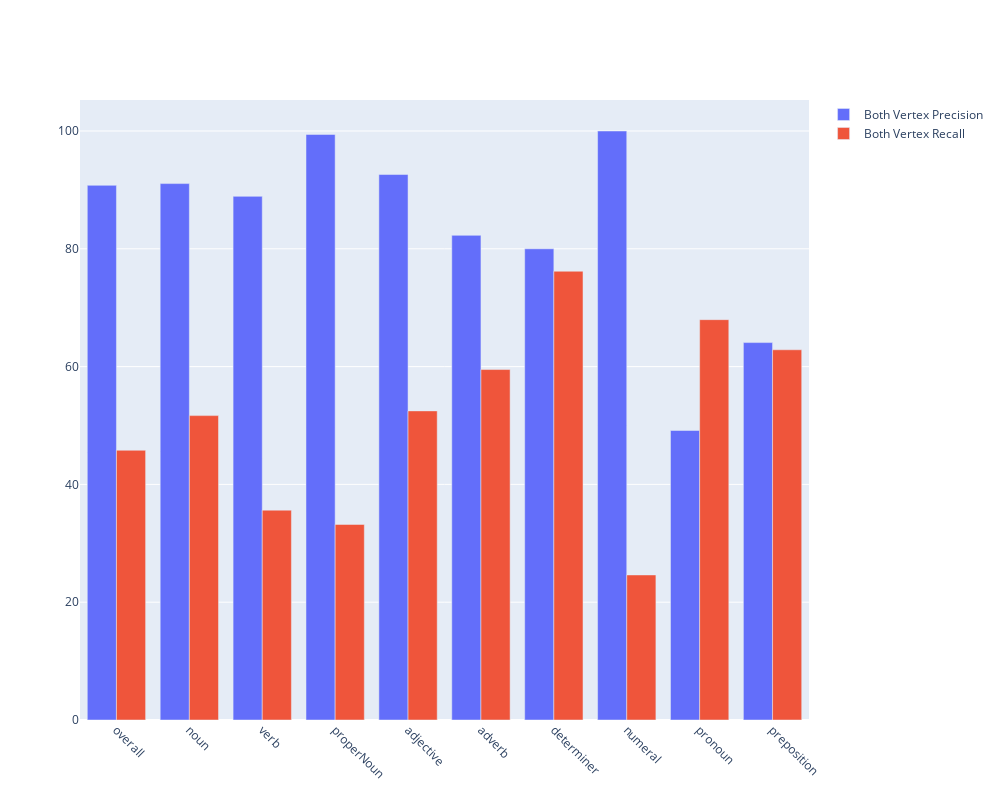
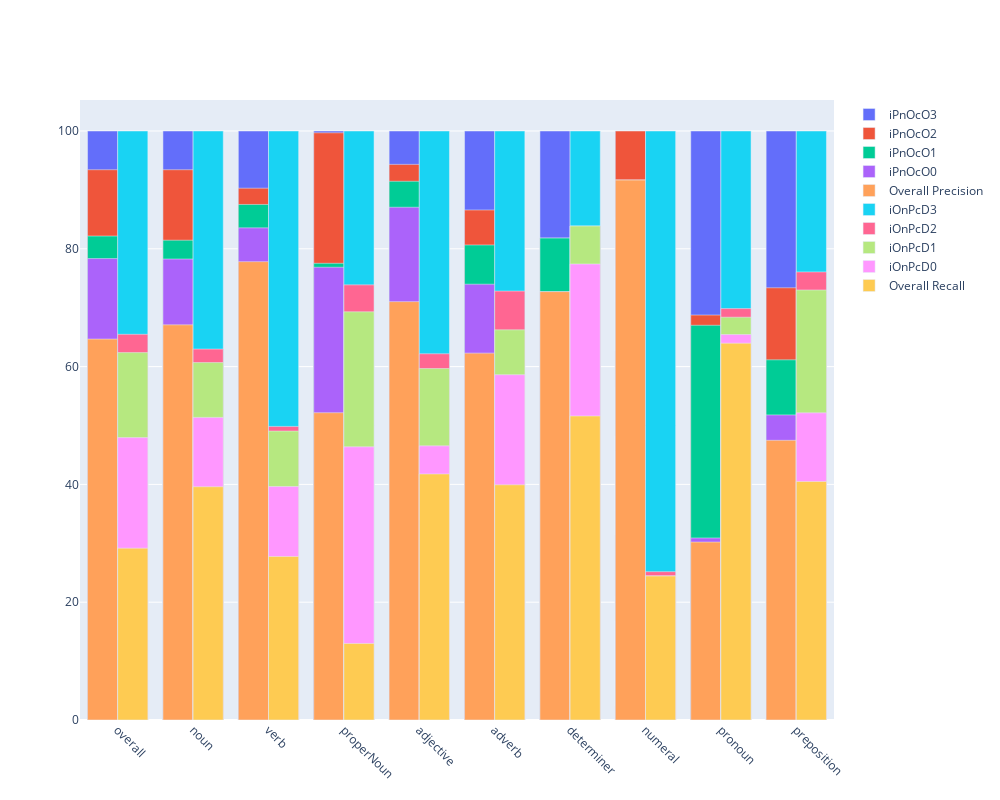

Here is the notebook cell these charts were saved with, in order:
### Code cell
metrics = getRaw("fr-es")
bvP, bvR, ipnoco, ionpcd = compute(metrics)
plot2in2(bvP, bvR, ipnoco, ionpcd)

### Figure 1 — Plotly figure (JSON) as saved in the notebook; plotly's stock layout.template omitted (floating-point values rounded to 4 significant figures)
{"data": [{"base": 0, "name": "Both Vertex Precision", "offset": -0.4, "type": "bar", "width": 0.4, "x": ["overall", "noun", "verb", "properNoun", "adjective", "adverb", "determiner", "numeral", "pronoun", "preposition"], "y": [90.77, 91.07, 88.9, 99.41, 92.61, 82.28, 80, 100, 49.15, 64.08]}, {"base": 0, "name": "Both Vertex Recall", "offset": 0, "type": "bar", "width": 0.4, "x": ["overall", "noun", "verb", "properNoun", "adjective", "adverb", "determiner", "numeral", "pronoun", "preposition"], "y": [45.8, 51.68, 35.62, 33.2, 52.48, 59.5, 76.19, 24.63, 67.97, 62.86]}], "layout": {"barmode": "group", "height": 800, "width": 1000, "xaxis": {"tickangle": 45}}}

### Figure 2 — Plotly figure (JSON) as saved in the notebook; plotly's stock layout.template omitted (floating-point values rounded to 4 significant figures)
{"data": [{"base": 0, "name": "iPnOcO3", "offset": -0.4, "type": "bar", "width": 0.4, "x": ["overall", "noun", "verb", "properNoun", "adjective", "adverb", "determiner", "numeral", "pronoun", "preposition"], "y": [100.0, 100.0, 100.0, 100.0, 100, 100, 100, 100, 100, 100]}, {"base": 0, "name": "iPnOcO2", "offset": -0.4, "type": "bar", "width": 0.4, "x": ["overall", "noun", "verb", "properNoun", "adjective", "adverb", "determiner", "numeral", "pronoun", "preposition"], "y": [93.43, 93.42, 90.29, 99.69, 94.33, 86.59, 81.82, 100, 68.75, 73.38]}, {"base": 0, "name": "iPnOcO1", "offset": -0.4, "type": "bar", "width": 0.4, "x": ["overall", "noun", "verb", "properNoun", "adjective", "adverb", "determiner", "numeral", "pronoun", "preposition"], "y": [82.17, 81.46, 87.53, 77.54, 91.46, 80.65, 81.82, 91.67, 67.01, 61.15]}, {"base": 0, "name": "iPnOcO0", "offset": -0.4, "type": "bar", "width": 0.4, "x": ["overall", "noun", "verb", "properNoun", "adjective", "adverb", "determiner", "numeral", "pronoun", "preposition"], "y": [78.34, 78.26, 83.55, 76.87, 87.05, 73.99, 72.73, 91.67, 30.9, 51.8]}, {"base": 0, "name": "Overall Precision", "offset": -0.4, "type": "bar", "width": 0.4, "x": ["overall", "noun", "verb", "properNoun", "adjective", "adverb", "determiner", "numeral", "pronoun", "preposition"], "y": [64.67, 67.09, 77.81, 52.17, 71.03, 62.29, 72.73, 91.67, 30.21, 47.48]}, {"base": 0, "name": "iOnPcD3", "offset": 0, "type": "bar", "width": 0.4, "x": ["overall", "noun", "verb", "properNoun", "adjective", "adverb", "determiner", "numeral", "pronoun", "preposition"], "y": [100, 100, 100, 100, 100, 100, 100.0, 100, 100, 100]}, {"base": 0, "name": "iOnPcD2", "offset": 0, "type": "bar", "width": 0.4, "x": ["overall", "noun", "verb", "properNoun", "adjective", "adverb", "determiner", "numeral", "pronoun", "preposition"], "y": [65.48, 62.97, 49.84, 73.88, 62.18, 72.82, 83.87, 25.19, 69.85, 76.07]}, {"base": 0, "name": "iOnPcD1", "offset": 0, "type": "bar", "width": 0.4, "x": ["overall", "noun", "verb", "properNoun", "adjective", "adverb", "determiner", "numeral", "pronoun", "preposition"], "y": [62.37, 60.68, 49.06, 69.3, 59.67, 66.24, 83.87, 24.44, 68.38, 73.01]}, {"base": 0, "name": "iOnPcD0", "offset": 0, "type": "bar", "width": 0.4, "x": ["overall", "noun", "verb", "properNoun", "adjective", "adverb", "determiner", "numeral", "pronoun", "preposition"], "y": [47.94, 51.38, 39.65, 46.38, 46.54, 58.63, 77.42, 24.44, 65.44, 52.15]}, {"base": 0, "name": "Overall Recall", "offset": 0, "type": "bar", "width": 0.4, "x": ["overall", "noun", "verb", "properNoun", "adjective", "adverb", "determiner", "numeral", "pronoun", "preposition"], "y": [29.17, 39.6, 27.76, 12.98, 41.77, 39.93, 51.61, 24.44, 63.97, 40.49]}], "layout": {"barmode": "group", "height": 800, "width": 1000, "xaxis": {"tickangle": 45}}}
